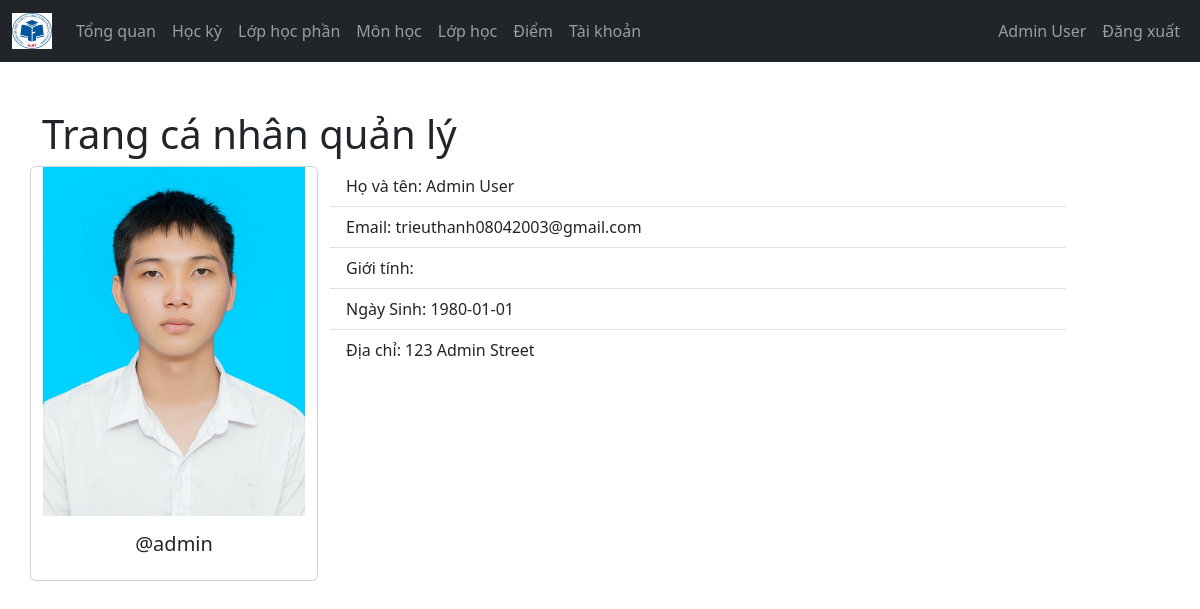
Page /Admin/index.php (signed in) on the committed database.
### tables this page shows
CREATE TABLE `users` (
  `id_user` varchar(10) NOT NULL,
  `password` varchar(255) NOT NULL,
  `role` varchar(50) NOT NULL CHECK (`role` in ('admin','teacher','student')),
  `ten` varchar(100) DEFAULT NULL,
  `email` varchar(100) DEFAULT NULL,
  `gioi_tinh` varchar(5) DEFAULT NULL,
  `ngay_sinh` date DEFAULT NULL,
  `dia_chi` text DEFAULT NULL,
  `hinh_the` varchar(200) DEFAULT 'undraw_profile.svg',
  `ma_lop` int(11) DEFAULT NULL,
  `khoa` varchar(50) DEFAULT NULL,
  `otp` varchar(10) DEFAULT NULL,
  `otp_verified` tinyint(1) DEFAULT 0
);

### controller/admin_ctl.php (called while the page is built, shortened)
<?php
$user = $_SESSION['id_user'] ?? null;
function getAdminInfo($user, $conn) {
    $sql = "SELECT * FROM users WHERE id_user = ? AND role = 'admin'";
    $stmt = $conn->prepare($sql);
    $stmt->execute([$user]);
    return $stmt->fetch(PDO::FETCH_ASSOC);
}

### Admin/index.php (the view, shortened to what this page needs)
<?php
if (isset($_SESSION['id_user']) && $_SESSION['role'] == 'admin') {
    include "../controller/admin_ctl.php";
    $admin = getAdminInfo($user, $conn);
?>
<!DOCTYPE html>
<html lang="en">
<head>
    <link rel="stylesheet" href="https://cdn.jsdelivr.net/npm/bootstrap@5.2.0/dist/css/bootstrap.min.css">
    <link rel="stylesheet" href="../CSS/style1.css">
    <link rel="stylesheet" href="https://cdnjs.cloudflare.com/ajax/libs/font-awesome/4.7.0/css/font-awesome.min.css">
</head>
<body>
<?php include "navbar.php"; ?>
<?php
if ($admin != 0) {
?>
<div class="container mt-5">
    <h1>Trang cá nhân quản lý</h1>
    <div class="row">
        <div class="col-4 card" style="width: 18rem;">
            <img src="../image/admin.png">
            <div class="card-body">
                <h5 class="card-title text-center">@<?= $admin['id_user'] ?></h5>
            </div>
        </div>
        <div class="col-8">
            <ul class="list-group list-group-flush">
                <li class="list-group-item">Họ và tên: <?= $admin['ten'] ?></li>
                <li class="list-group-item">Email: <?= $admin['email'] ?></li>
                <li class="list-group-item">Giới tính: <?= $admin['gioi_tinh'] ?></li>
                <li class="list-group-item">Ngày Sinh: <?= $admin['ngay_sinh'] ?></li>
                <li class="list-group-item">Địa chỉ: <?= $admin['dia_chi'] ?></li>
            </ul>
        </div>
    </div>
</div>
<?php
} else {
    header("Location: ../logout.php");
    exit;
}
?>
</body>
</html>
<?php
}
?>

### Admin/navbar.php (shortened to what this page needs)
<nav class="navbar navbar-expand-lg navbar-dark bg-dark">
        <div class="container-fluid">
                <a class="navbar-brand" href="../index.php">
                <img src="../image/logo.png" width="40">
                </a>
                <div class="collapse navbar-collapse" id="navbarSupportedContent">
                    <ul class="navbar-nav me-auto mb-2 mb-lg-0" id="navLinks">
                            <li class="nav-item">
                            <a class="nav-link" aria-current="page" href="index.php">Tổng quan</a>
                            </li>
                            <li class="nav-item">
                            <a class="nav-link" href="hocky.php">Học kỳ</a>
                            </li>
                            <li class="nav-item">
                            <a class="nav-link" href="lophocphan.php">Lớp học phần</a>
                            </li>
                            <li>
                             <a class="nav-link" href="monhoc.php">Môn học </a>
                            </li>
                            <li>
                             <a class="nav-link" href="lophoc.php">Lớp học</a>
                            </li>
                            <li>
                             <a class="nav-link" href="#">Điểm</a>
                            </li>
                            <li class="nav-item">
                            <a class="nav-link" href="taikhoan.php">Tài khoản</a>
                            </li>
                    </ul>
                    <ul class="navbar-nav me-right mb-2 mb-lg-0">
                        <li class="nav-item">
                        <a class="nav-link" href="index.php">
                            <?= $admin['ten'] ?>
                        </a>
                        </li>
                        <li class="nav-item">
                        <a class="nav-link" href="../logout.php">Đăng xuất</a>
                        </li>
                    </ul>
                </div>
        </div>
</nav>

### rows in the picture
users: ten "Admin User", id_user "admin", email "trieuthanh08042003@gmail.com", ngay_sinh "1980-01-01", dia_chi "123 Admin Street"
